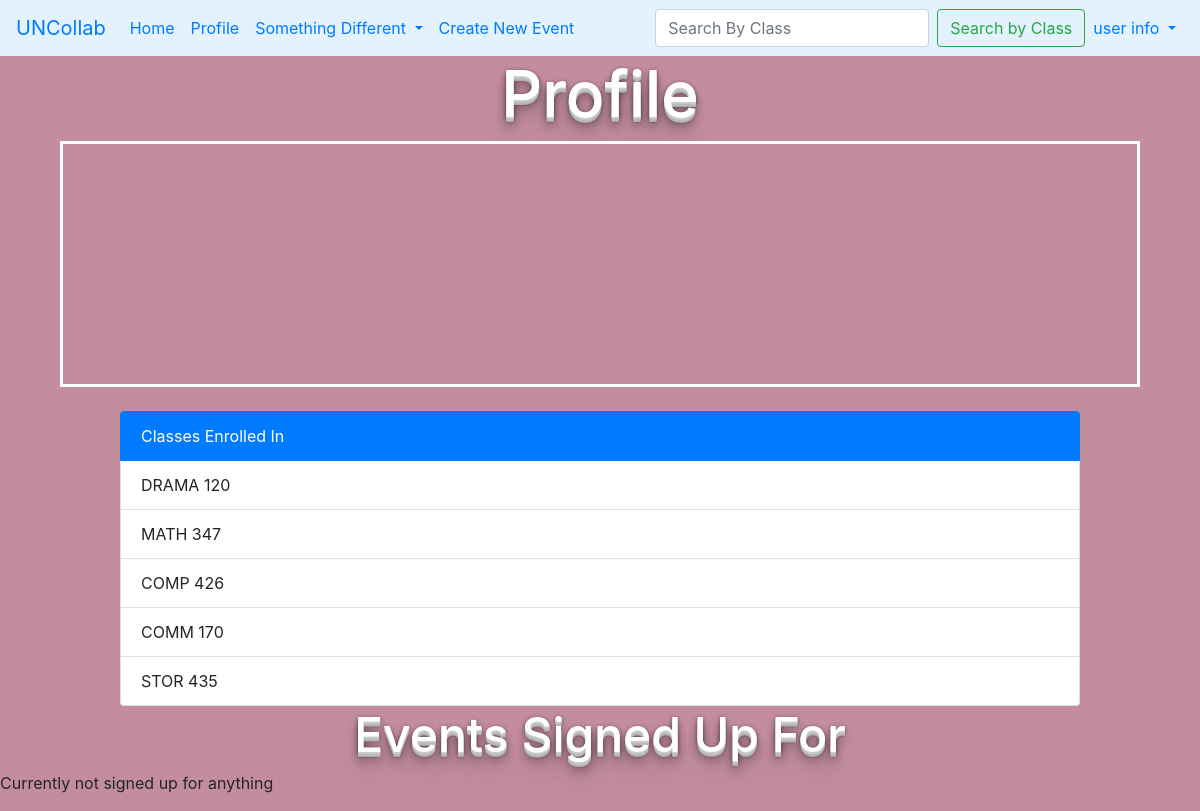
/1/profile (signed in), run on an earlier commit of the app's database.
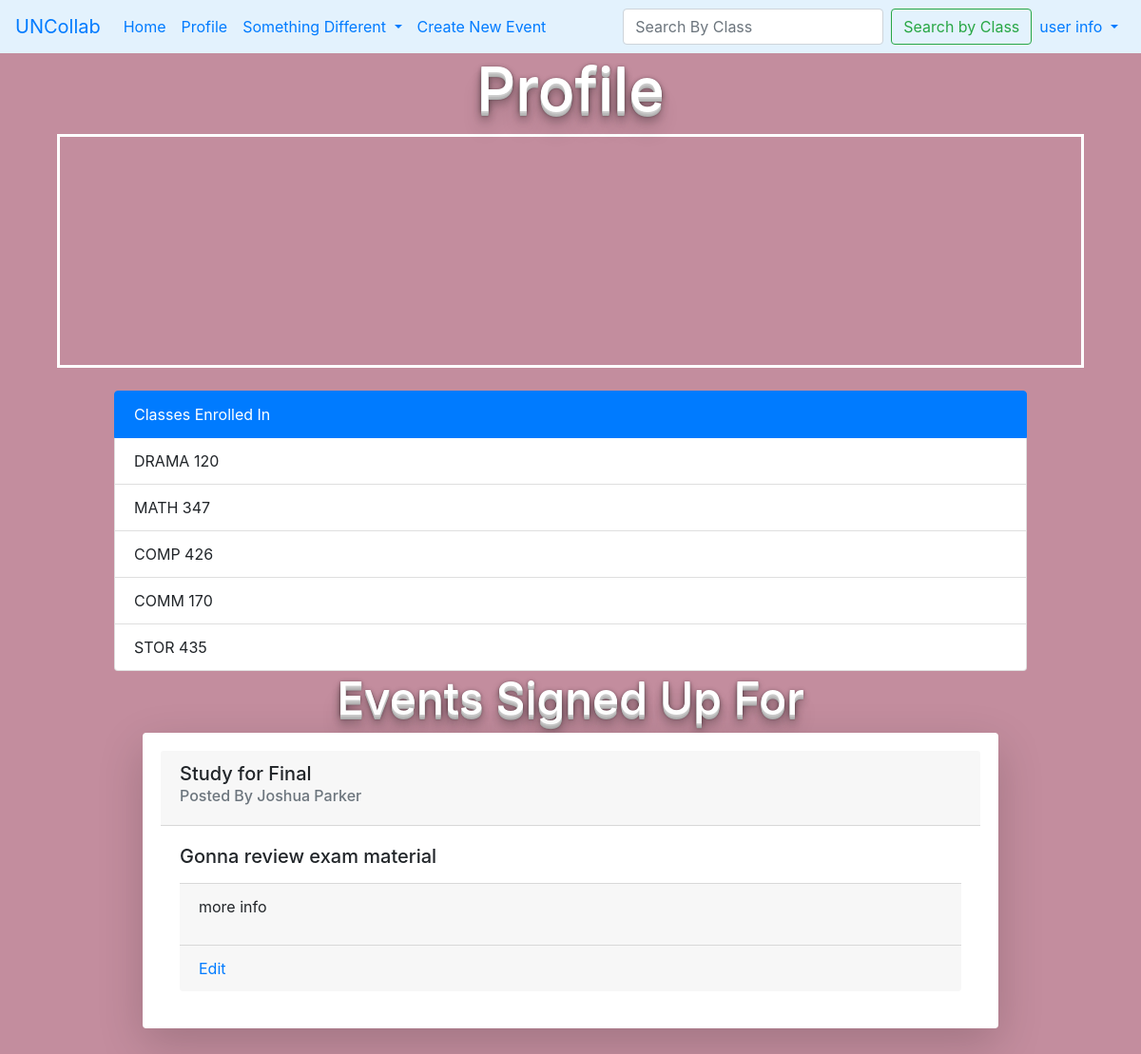
And on a later commit of the database.
### tables this page shows
CREATE TABLE class_members(
  id INTEGER PRIMARY KEY AUTOINCREMENT,
  member_id INTEGER NOT NULL,
  class_id INTEGER NOT NULL,
  FOREIGN KEY (member_id) REFERENCES user (id),
  FOREIGN KEY (class_id) REFERENCES classes (id)
);

CREATE TABLE classes(
  id INTEGER PRIMARY KEY AUTOINCREMENT,
  name TEXT UNIQUE NOT NULL
);

CREATE TABLE posts(
  id INTEGER PRIMARY KEY AUTOINCREMENT,
  author_id INTEGER NOT NULL,
  class_id INTEGER NOT NULL,
  created TIMESTAMP DEFAULT CURRENT_TIMESTAMP,
  title TEXT NOT NULL,
  description TEXT,
  type TEXT NOT NULL,
  reason TEXT NOT NULL,
  location TEXT NOT NULL,
  x_cord FLOAT,
  y_cord FLOAT,
  start_time DATETIME NOT NULL,
  duration INTEGER NOT NULL,
  FOREIGN KEY (author_id) REFERENCES user (id),
  FOREIGN KEY (class_id) REFERENCES classes (id)
);

CREATE TABLE user(
  id INTEGER PRIMARY KEY AUTOINCREMENT,
  email TEXT UNIQUE NOT NULL,
  username TEXT UNIQUE NOT NULL,
  password INTEGER NOT NULL,
  first_name TEXT NOT NULL,
  last_name TEXT NOT NULL,
  date_created TIMESTAMP DEFAULT CURRENT_TIMESTAMP
);

### collab_app/post.py (the view)
@bp.route('/<int:id>/profile')
@login_required
def profile(id):
  db = get_db()
  user_classes = db.execute(
    'SELECT *'
    ' FROM class_members cm JOIN classes c ON c.id=cm.class_id'
    ' WHERE cm.member_id=?', (id,)
  ).fetchall()
  user_events = db.execute(
    'SELECT p.id, title, created, p.author_id, first_name, last_name, description, start_time, location, type, p.class_id'
    ' FROM (event e JOIN posts p ON e.post_id=p.id) JOIN user u ON e.member_id=u.id'
    ' WHERE e.member_id=?', (id,)
  ).fetchall()
  return render_template('post/profile.html', classes=user_classes, posts=user_events)

### collab_app/auth.py (called while the page is built)
@bp.before_app_request
def load_logged_in_user():
  user_id = session.get('user_id')
  if user_id is None:
    g.user = None
  else:
    g.user = get_db().execute(
      'SELECT * FROM user WHERE id = ?', (user_id,)
    ).fetchone()

def login_required(view):
  @functools.wraps(view)
  def wrapped_view(**kwargs):
    if g.user is None:
      return redirect(url_for('auth.login'))
    return view(**kwargs)
  return wrapped_view

### collab_app/db.py (called while the page is built)
def get_db():
  if 'db' not in g:
    g.db = sqlite3.connect(
      current_app.config['DATABASE'],
      detect_types=sqlite3.PARSE_DECLTYPES
    )
    g.db.row_factory = sqlite3.Row
  return  g.db

### collab_app/templates/post/profile.html (shortened to what this page needs)
<!DOCTYPE html>
<html lang="fr">
<head>
  <link rel="stylesheet" type="text/css" href="../static/css/style.css">
  <link href='https://api.tiles.mapbox.com/mapbox-gl-js/v2.2.0/mapbox-gl.css' rel='stylesheet' />
  <link rel="stylesheet" href="https://stackpath.bootstrapcdn.com/bootstrap/4.3.1/css/bootstrap.min.css">
</head>
<body>
  {% include 'navbar.html' %}
  <h1 class="title1">Profile</h1>
  <div id="map"></div>
  <br>
  <ul class="list-group" style="width: 80%; display: block; margin-left: auto !important; margin-right: auto  !important;">
    <li class="list-group-item active" aria-current="true">Classes Enrolled In</li>
  {% for class in classes %}
    <li class="list-group-item">{{ class['name'] }}</li>
  {% endfor %}
</ul>
  <h3 class="title2">Events Signed Up For</h3>
  {% if posts == [] %}
    <p>Currently not signed up for anything</p>
  {% endif %}
  {% for post in posts %}
      <div class="card shadow-lg p-3 mb-5 bg-white rounded">
        <div class="card-header">
         <h5> {{ post['title'] }}</h5>
         <h6 class="card-subtitle mb-2 text-muted">Posted By {{ post['first_name'] }} {{ post['last_name'] }}</h6>
        </div>
        <div class="card-body">
          <h5 class="card-title">{{ post['description']}} </h5>
          {% for class in classes %}
          {% if class['class_id'] == post['class_id'] %}
          <div class="card-footer">
            <p>more info</p>
          </div>
          {% endif %}
          {% endfor %}
          {% if g.user['id'] == post['author_id'] %}
          <div class="card-footer">
            <a class="action" href="{{ url_for('post.update', id=post['id']) }}">Edit</a>
          </div>
          {% endif %}
        </div>
      </div>
  {% endfor %}
</body>
</html>

What changed in the data, as far as the page shows it:
added posts: title "Study for Final", first_name "Joshua", last_name "Parker", description "Gonna review exam material", class_members (shows "more info")
Also different on the page:
text no longer shown: "Currently not signed up for anything"
